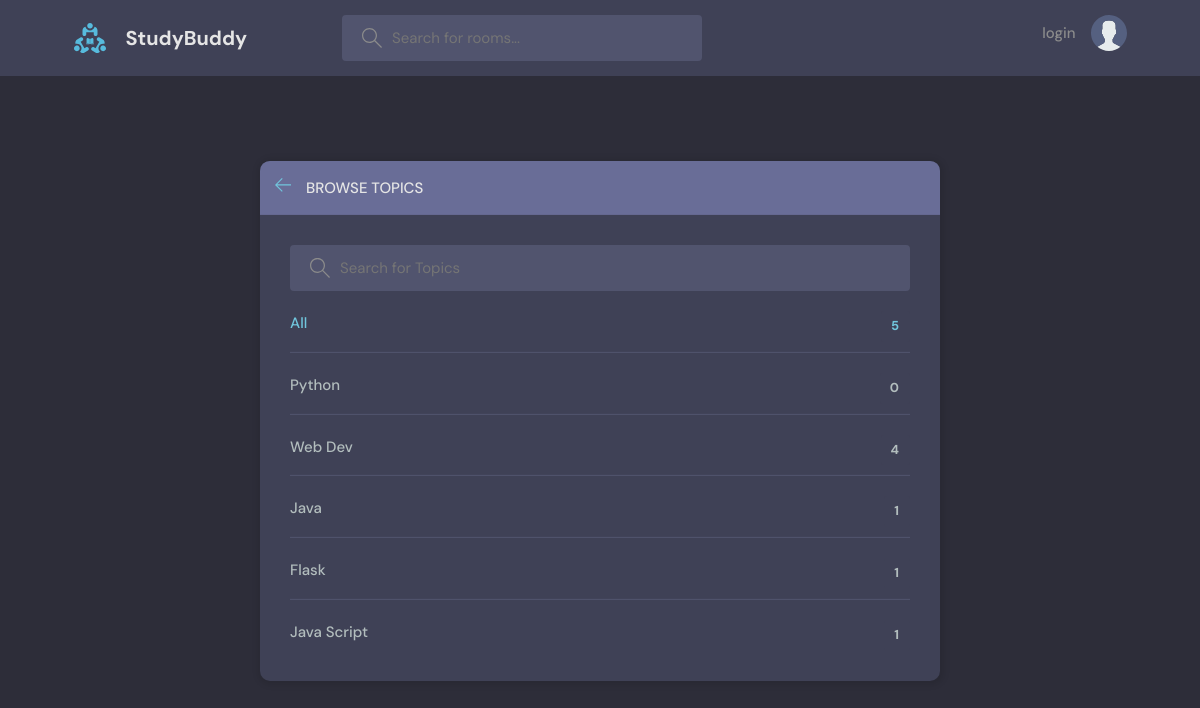
/topics/, run on an earlier commit of the app's database.
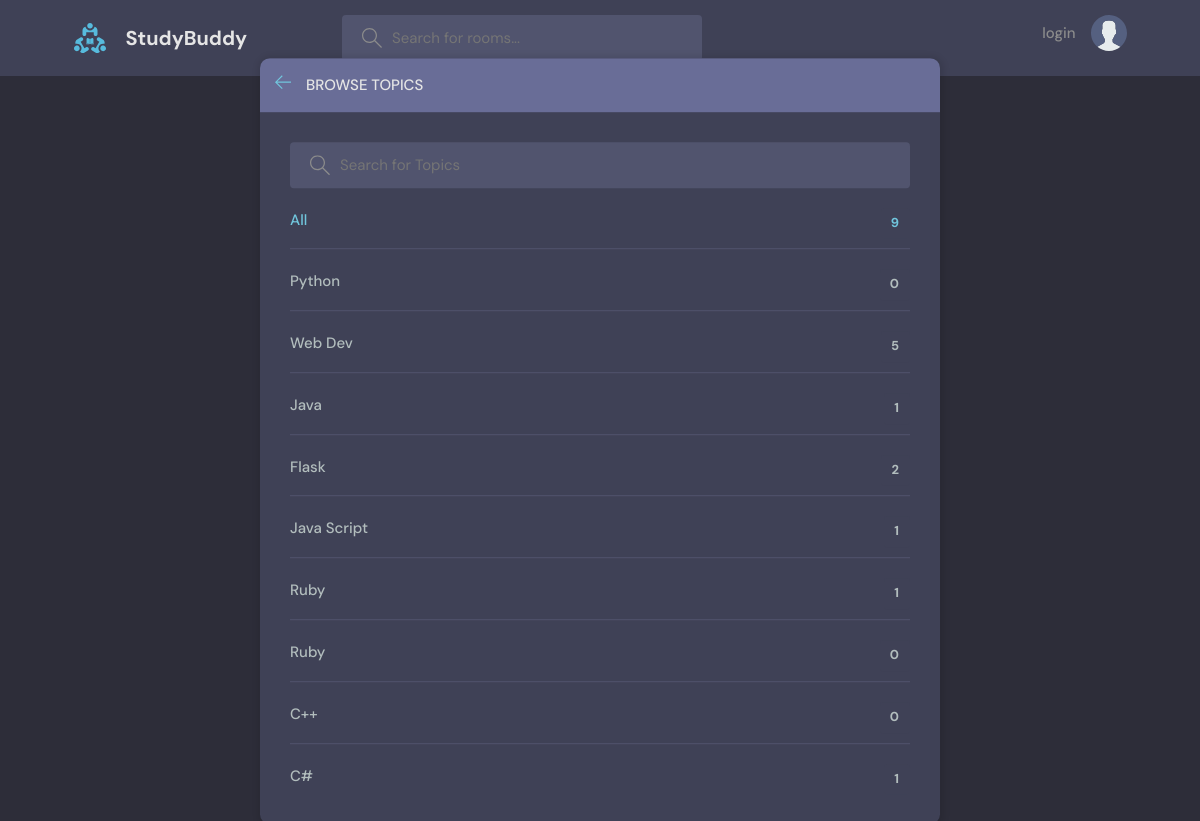
And on a later commit of the database.
### base/models.py (models this page shows, shortened)
class Topic(models.Model):
    name=models.CharField(max_length=200)

### base/views.py (the view)
# urls.py: path('topics/',views.topicsPage,name="topics"),
def topicsPage(request):
    q=request.GET.get('q') if request.GET.get('q')!=None else '' #whatever we passed onto the url
    topics=Topic.objects.filter(name__icontains=q)
    return render(request,'base/topics.html',{'topics':topics})

### base/templates/base/topics.html (shortened to what this page needs)
{% extends 'main.html' %}
{% block content%}
    <main class="create-room layout">
      <div class="container">
        <div class="layout__box">
          <div class="layout__boxHeader">
            <div class="layout__boxTitle">
              <a href="{% url 'home' %}">
                <svg version="1.1" xmlns="http://www.w3.org/2000/svg" width="32" height="32" viewBox="0 0 32 32">
                  <title>arrow-left</title>
                  <path
                    d="M13.723 2.286l-13.723 13.714 13.719 13.714 1.616-1.611-10.96-10.96h27.625v-2.286h-27.625l10.965-10.965-1.616-1.607z"
                  ></path>
                </svg>
              </a>
              <h3>Browse Topics</h3>
            </div>
          </div>
          <div class="topics-page layout__body">
            <form action="" method="GET" class="header__search">
              <label>
                <input name="q" placeholder="Search for Topics" />
              </label>
            </form>
            <ul class="topics__list">
              <li>
                <a href="{% url 'topics' %}" class="active">All <span>{{topics.count}}</span></a>
              </li>
              {% for topic in topics %}
              <li>
                <a href="{% url 'home' %}?q={{topic.name}}">{{topic.name}}<span>{{topic.room_set.all.count}}</span></a>
              </li>
              {% endfor %}
            </ul>
          </div>
        </div>
      </div>
    </main>
{% endblock content%}

What changed in the data, as far as the page shows it:
computed for Topic "Web Dev": room_set.all.count "4" → "5"
computed for Topic "Flask": room_set.all.count "1" → "2"
added Topic: name "Ruby", room_set.all.count "1"
added Topic: name "Ruby", room_set.all.count "0"
added Topic: name "C++", room_set.all.count "0"
added Topic: name "C#", room_set.all.count "1"
Also different on the page:
{{ topics.count }}: "5" → "9"
